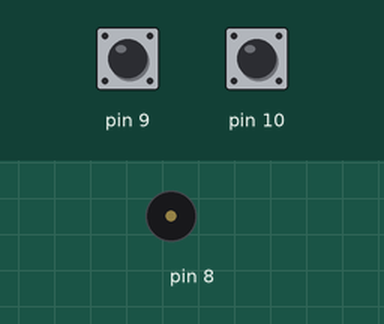
Simulated run of this sketch. Board: Arduino Uno, built with avr-gcc and run on an emulated ATmega328P. Parts: buzzer (waves = sounding). Inputs (shaded band) come from the test bench; at power-on: pin 9 HIGH, pin 10 HIGH.

Above: at 1.2 s.
1.3 s: pin 9 pulled LOW for 0.15 s
At 1.4 s:
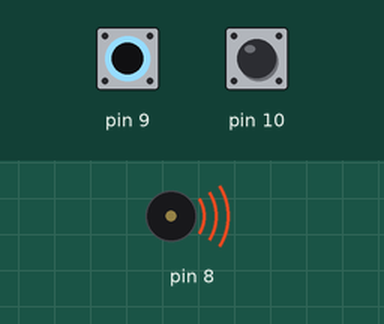
2.9 s: pin 9 pulled LOW for 3.2 s
At 6.9 s:
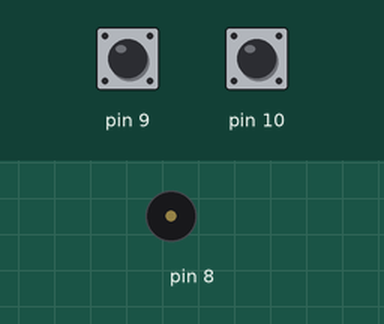
7.6 s: pin 10 pulled LOW for 3.2 s
At 8.5 s:
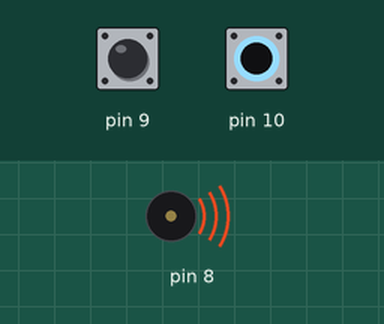
Timing chart, 0 to 12.3 s (numbered marks = the images above; inputs shaded):
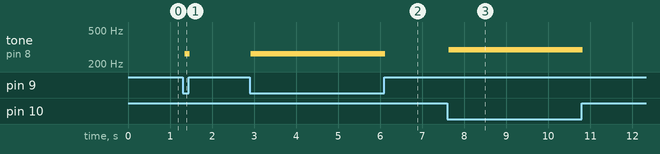

The sketch:

Mini_Piano.ino
```cpp
/*
 * Author : Lim Yi Farn
 *
 * Date Created: 22nd Nov 2019
*/

/*
 * Mini piano with capacitive touch
 */

#include <CapacitiveSensor.h>

uint16_t noteFreq[] { // Frequency corresponding to each notes

  131, //C
  147, //D
  165, //E
  175, //F
  196, //G
  220, //A
  247, //B
  262, //C
  294, //D
  329, //E
  349, //F
  392, //G
  440, //A
  493, //B
};

// Initialise pins for capacitive touch
CapacitiveSensor capSensor_4_9 = CapacitiveSensor (4, 9); // (OUT, IN)
CapacitiveSensor capSensor_4_10 = CapacitiveSensor (4, 10);

void setup() {

}

void loop() {

  // Read and store value
  long value1 = capSensor_4_9.capacitiveSensor(30);
  long value2 = capSensor_4_10.capacitiveSensor(30);

  // Play certain frequency when touched
  if (value1>200) tone (8, noteFreq[7]);
  if (value2>200) tone (8, noteFreq[8]);

  // No sound
  if (value1<200 && value2<200) noTone (8);

  delay (50);

}
```

Measured:
- after the input at 1.3 s, tone on pin 8: silent → 262 Hz after 0.05 s, → silent 0.11 s later
- after the input at 2.9 s, tone on pin 8: silent → 262 Hz at once, → silent 3.2 s later
- after the input at 7.6 s, tone on pin 8: silent → 294 Hz at once, → silent 3.2 s later
